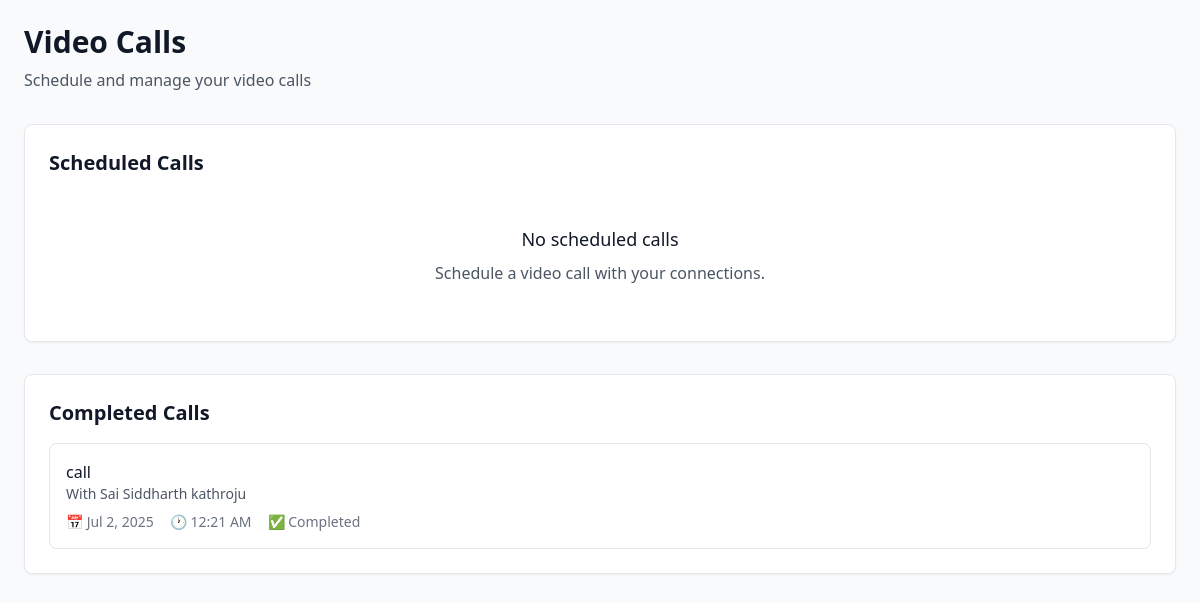
Page /video-calls/ (signed in) on the committed database.
### main/models.py (models this page shows, shortened)
class VideoCallSession(models.Model):
    STATUS_CHOICES = [
        ('scheduled', 'Scheduled'),
        ('ongoing', 'Ongoing'),
        ('completed', 'Completed'),
        ('cancelled', 'Cancelled'),
    ]
    initiator = models.ForeignKey(User, on_delete=models.CASCADE, related_name='initiated_calls')
    participant = models.ForeignKey(User, on_delete=models.CASCADE, related_name='participated_calls')
    title = models.CharField(max_length=200)
    description = models.TextField(blank=True)
    scheduled_time = models.DateTimeField()
    duration = models.IntegerField(default=30, help_text="Duration in minutes")
    status = models.CharField(max_length=10, choices=STATUS_CHOICES, default='scheduled')
    room_id = models.CharField(max_length=100, unique=True, blank=True)
    created_at = models.DateTimeField(auto_now_add=True)
    started_at = models.DateTimeField(null=True, blank=True)
    ended_at = models.DateTimeField(null=True, blank=True)
    class Meta:
        ordering = ['-scheduled_time']

### main/views.py (the view)
# urls.py: path('video-calls/', views.video_calls, name='video_calls'),
@login_required
def video_calls(request):
    scheduled_calls = VideoCallSession.objects.filter(
        (Q(initiator=request.user) | Q(participant=request.user)),
        status='scheduled'
    )
    completed_calls = VideoCallSession.objects.filter(
        (Q(initiator=request.user) | Q(participant=request.user)),
        status='completed'
    )
    context = {
        'scheduled_calls': scheduled_calls,
        'completed_calls': completed_calls,
    }
    return render(request, 'main/video_calls.html', context)

### main/context_processors.py (called while the page is built)
def unread_messages_count(request):
    if request.user.is_authenticated:
        unread_count = DirectMessage.objects.filter(
            receiver=request.user,
            is_read=False
        ).count()
        return {'unread_messages_count': unread_count}
    return {'unread_messages_count': 0}

### templates/main/video_calls.html (shortened to what this page needs)
{% extends 'main/base_with_sidebar.html' %}
{% block content %}
<div class="p-6">
    <div class="mb-8">
        <h1 class="text-3xl font-bold text-gray-900 mb-2">Video Calls</h1>
        <p class="text-gray-600">Schedule and manage your video calls</p>
    </div>
    <div class="bg-white rounded-lg shadow-sm border border-gray-200 p-6 mb-8">
        <h2 class="text-xl font-semibold text-gray-900 mb-4">Scheduled Calls</h2>
        {% if scheduled_calls %}
            <div class="space-y-4">
                {% for call in scheduled_calls %}
                    <div class="border border-gray-200 rounded-lg p-4">
                        <div class="flex items-center justify-between">
                            <div class="flex-1">
                                <h3 class="font-medium text-gray-900">{{ call.title }}</h3>
                                <p class="text-sm text-gray-600 mb-2">
                                    {% if call.initiator == request.user %}
                                        With {{ call.participant.get_full_name }}
                                    {% else %}
                                        With {{ call.initiator.get_full_name }}
                                    {% endif %}
                                </p>
                                {% if call.description %}
                                    <p class="text-sm text-gray-700 mb-2">{{ call.description }}</p>
                                {% endif %}
                                <div class="flex items-center space-x-4 text-sm text-gray-500">
                                    <span>📅 {{ call.scheduled_time|date:"M j, Y" }}</span>
                                    <span>🕐 {{ call.scheduled_time|time:"g:i A" }}</span>
                                    <span>⏱️ {{ call.duration }} minutes</span>
                                </div>
                            </div>
                            <div class="flex space-x-2">
                                <a href="{% url 'video_call_room' call.id %}" class="bg-green-600 text-white px-4 py-2 rounded-lg text-sm font-medium hover:bg-green-700 transition-colors">
                                    Join Call
                                </a>
                            </div>
                        </div>
                    </div>
                {% endfor %}
            </div>
        {% else %}
            <div class="text-center py-8">
                <h3 class="text-lg font-medium text-gray-900 mb-2">No scheduled calls</h3>
                <p class="text-gray-600">Schedule a video call with your connections.</p>
            </div>
        {% endif %}
    </div>
    <div class="bg-white rounded-lg shadow-sm border border-gray-200 p-6">
        <h2 class="text-xl font-semibold text-gray-900 mb-4">Completed Calls</h2>
        {% if completed_calls %}
            <div class="space-y-4">
                {% for call in completed_calls %}
                    <div class="border border-gray-200 rounded-lg p-4">
                        <div class="flex items-center justify-between">
                            <div class="flex-1">
                                <h3 class="font-medium text-gray-900">{{ call.title }}</h3>
                                <p class="text-sm text-gray-600 mb-2">
                                    {% if call.initiator == request.user %}
                                        With {{ call.participant.get_full_name }}
                                    {% else %}
                                        With {{ call.initiator.get_full_name }}
                                    {% endif %}
                                </p>
                                <div class="flex items-center space-x-4 text-sm text-gray-500">
                                    <span>📅 {{ call.scheduled_time|date:"M j, Y" }}</span>
                                    <span>🕐 {{ call.scheduled_time|time:"g:i A" }}</span>
                                    <span>✅ Completed</span>
                                </div>
                            </div>
                        </div>
                    </div>
                {% endfor %}
            </div>
        {% else %}
            <div class="text-center py-8">
                <h3 class="text-lg font-medium text-gray-900 mb-2">No completed calls</h3>
                <p class="text-gray-600">Your completed video calls will appear here.</p>
            </div>
        {% endif %}
    </div>
</div>
{% endblock %}

### rows in the picture
VideoCallSession: title "call", participant.get_full_name "Sai Siddharth kathroju", scheduled_time "Jul 2, 2025", scheduled_time "12:21 AM"
